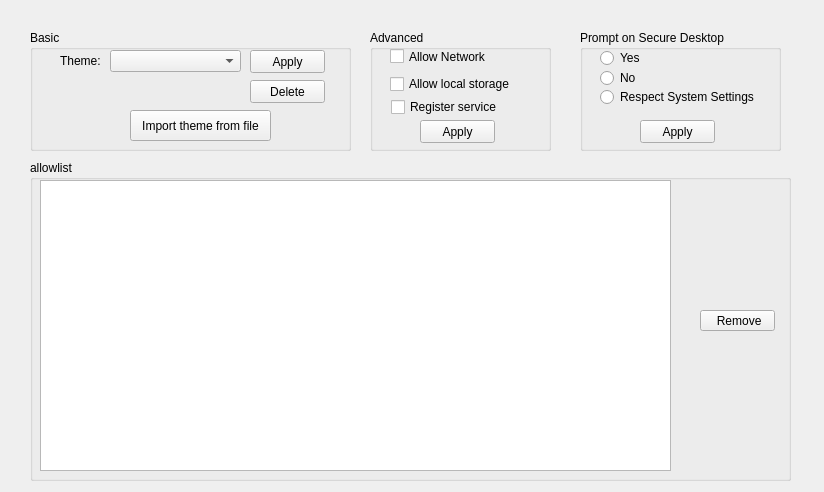
<?xml version="1.0" encoding="UTF-8"?>
<ui version="4.0">
 <class>MainWindow</class>
 <widget class="QMainWindow" name="MainWindow">
  <property name="geometry">
   <rect>
    <x>0</x>
    <y>0</y>
    <width>824</width>
    <height>492</height>
   </rect>
  </property>
  <property name="windowTitle">
   <string>UAC Control</string>
  </property>
  <widget class="QWidget" name="centralwidget">
   <widget class="QGroupBox" name="g_basicsettings">
    <property name="geometry">
     <rect>
      <x>30</x>
      <y>30</y>
      <width>321</width>
      <height>121</height>
     </rect>
    </property>
    <property name="title">
     <string>Basic</string>
    </property>
    <widget class="QLabel" name="label">
     <property name="geometry">
      <rect>
       <x>30</x>
       <y>20</y>
       <width>54</width>
       <height>21</height>
      </rect>
     </property>
     <property name="text">
      <string>Theme:</string>
     </property>
    </widget>
    <widget class="QComboBox" name="combo_theme">
     <property name="geometry">
      <rect>
       <x>80</x>
       <y>20</y>
       <width>131</width>
       <height>22</height>
      </rect>
     </property>
    </widget>
    <widget class="QPushButton" name="pb_ApplyTheme">
     <property name="geometry">
      <rect>
       <x>220</x>
       <y>20</y>
       <width>75</width>
       <height>23</height>
      </rect>
     </property>
     <property name="text">
      <string>Apply</string>
     </property>
    </widget>
    <widget class="QPushButton" name="pb_ImportTheme">
     <property name="geometry">
      <rect>
       <x>100</x>
       <y>80</y>
       <width>141</width>
       <height>31</height>
      </rect>
     </property>
     <property name="text">
      <string>Import theme from file</string>
     </property>
    </widget>
    <widget class="QPushButton" name="pb_DeleteTheme">
     <property name="geometry">
      <rect>
       <x>220</x>
       <y>50</y>
       <width>75</width>
       <height>23</height>
      </rect>
     </property>
     <property name="text">
      <string>Delete</string>
     </property>
    </widget>
   </widget>
   <widget class="QGroupBox" name="g_advancedsettings">
    <property name="geometry">
     <rect>
      <x>370</x>
      <y>30</y>
      <width>181</width>
      <height>121</height>
     </rect>
    </property>
    <property name="title">
     <string>Advanced</string>
    </property>
    <widget class="QCheckBox" name="cb_network">
     <property name="geometry">
      <rect>
       <x>20</x>
       <y>16</y>
       <width>111</width>
       <height>21</height>
      </rect>
     </property>
     <property name="text">
      <string>Allow Network</string>
     </property>
    </widget>
    <widget class="QCheckBox" name="cb_localstorage">
     <property name="geometry">
      <rect>
       <x>20</x>
       <y>46</y>
       <width>141</width>
       <height>16</height>
      </rect>
     </property>
     <property name="toolTip">
      <string>&lt;html&gt;&lt;head/&gt;&lt;body&gt;&lt;p&gt;Though it's not allowed for themes to access local files (at least I've tried to do this), themes can declare a &amp;quot;local storage&amp;quot; to save data.&lt;/p&gt;&lt;p&gt;Different themes should have seperate local storages, but that's not promised.&lt;/p&gt;&lt;/body&gt;&lt;/html&gt;</string>
     </property>
     <property name="text">
      <string>Allow local storage</string>
     </property>
    </widget>
    <widget class="QPushButton" name="pb_ApplyAdvancedSettings">
     <property name="geometry">
      <rect>
       <x>50</x>
       <y>90</y>
       <width>75</width>
       <height>23</height>
      </rect>
     </property>
     <property name="text">
      <string>Apply</string>
     </property>
    </widget>
    <widget class="QCheckBox" name="cb_service">
     <property name="geometry">
      <rect>
       <x>21</x>
       <y>69</y>
       <width>141</width>
       <height>16</height>
      </rect>
     </property>
     <property name="toolTip">
      <string>&lt;html&gt;&lt;head/&gt;&lt;body&gt;&lt;p&gt;This program replaces one of the system files, so &amp;quot;sfc.exe&amp;quot; may try to fix this &amp;quot;corruption&amp;quot; if you run it.&lt;/p&gt;&lt;p&gt;By registering a service, we can lock the replaced file so sfc won't be able to perform the &amp;quot;fix&amp;quot;. What's more, the service will check the file at startup, and try to ensure the replacement if needed.&lt;/p&gt;&lt;/body&gt;&lt;/html&gt;</string>
     </property>
     <property name="text">
      <string>Register service</string>
     </property>
    </widget>
   </widget>
   <widget class="QGroupBox" name="g_allowlist">
    <property name="geometry">
     <rect>
      <x>30</x>
      <y>160</y>
      <width>761</width>
      <height>321</height>
     </rect>
    </property>
    <property name="title">
     <string>allowlist</string>
    </property>
    <widget class="QListWidget" name="lw_allowlist">
     <property name="geometry">
      <rect>
       <x>10</x>
       <y>20</y>
       <width>631</width>
       <height>291</height>
      </rect>
     </property>
    </widget>
    <widget class="QPushButton" name="pb_removeal">
     <property name="geometry">
      <rect>
       <x>670</x>
       <y>150</y>
       <width>75</width>
       <height>21</height>
      </rect>
     </property>
     <property name="text">
      <string> Remove</string>
     </property>
    </widget>
   </widget>
   <widget class="QGroupBox" name="g_securedesktop">
    <property name="geometry">
     <rect>
      <x>580</x>
      <y>30</y>
      <width>201</width>
      <height>121</height>
     </rect>
    </property>
    <property name="title">
     <string>Prompt on Secure Desktop</string>
    </property>
    <widget class="QRadioButton" name="rb_sd_y">
     <property name="geometry">
      <rect>
       <x>20</x>
       <y>20</y>
       <width>89</width>
       <height>16</height>
      </rect>
     </property>
     <property name="text">
      <string>Yes</string>
     </property>
    </widget>
    <widget class="QRadioButton" name="rb_sd_n">
     <property name="geometry">
      <rect>
       <x>20</x>
       <y>40</y>
       <width>89</width>
       <height>16</height>
      </rect>
     </property>
     <property name="text">
      <string>No</string>
     </property>
    </widget>
    <widget class="QRadioButton" name="rb_sd_undefined">
     <property name="geometry">
      <rect>
       <x>20</x>
       <y>59</y>
       <width>161</width>
       <height>16</height>
      </rect>
     </property>
     <property name="text">
      <string>Respect System Settings</string>
     </property>
    </widget>
    <widget class="QPushButton" name="pb_ApplySecureDesktop">
     <property name="geometry">
      <rect>
       <x>60</x>
       <y>90</y>
       <width>75</width>
       <height>23</height>
      </rect>
     </property>
     <property name="text">
      <string>Apply</string>
     </property>
    </widget>
   </widget>
  </widget>
 </widget>
 <resources/>
 <connections/>
</ui>
